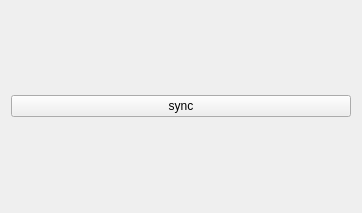
<?xml version="1.0" encoding="UTF-8"?>
<ui version="4.0">
 <class>Form</class>
 <widget class="QWidget" name="Form">
  <property name="geometry">
   <rect>
    <x>0</x>
    <y>0</y>
    <width>362</width>
    <height>213</height>
   </rect>
  </property>
  <property name="windowTitle">
   <string>Form</string>
  </property>
  <layout class="QGridLayout" name="gridLayout">
   <item row="0" column="0">
    <widget class="QPushButton" name="lfb_sync_btn">
     <property name="text">
      <string>sync</string>
     </property>
    </widget>
   </item>
  </layout>
 </widget>
 <resources/>
 <connections/>
</ui>
